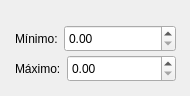
     <widget class="QWidget" name="uniform_2_server_1">
      <widget class="QWidget" name="normal_ent_16" native="true">
       <property name="geometry">
        <rect>
         <x>10</x>
         <y>20</y>
         <width>171</width>
         <height>37</height>
        </rect>
       </property>
       <layout class="QHBoxLayout" name="normal_layout_ent_19" stretch="0,0">
        <property name="sizeConstraint">
         <enum>QLayout::SetDefaultConstraint</enum>
        </property>
        <property name="leftMargin">
         <number>5</number>
        </property>
        <property name="topMargin">
         <number>5</number>
        </property>
        <property name="rightMargin">
         <number>5</number>
        </property>
        <property name="bottomMargin">
         <number>5</number>
        </property>
        <item>
         <widget class="QLabel" name="label_23">
          <property name="sizePolicy">
           <sizepolicy hsizetype="Minimum" vsizetype="Minimum">
            <horstretch>0</horstretch>
            <verstretch>0</verstretch>
           </sizepolicy>
          </property>
          <property name="minimumSize">
           <size>
            <width>0</width>
            <height>0</height>
           </size>
          </property>
          <property name="text">
           <string>Mínimo:</string>
          </property>
         </widget>
        </item>
        <item>
         <widget class="QDoubleSpinBox" name="uniform_min_server_1">
          <property name="sizePolicy">
           <sizepolicy hsizetype="Expanding" vsizetype="Expanding">
            <horstretch>0</horstretch>
            <verstretch>0</verstretch>
           </sizepolicy>
          </property>
         </widget>
        </item>
       </layout>
      </widget>
      <widget class="QWidget" name="normal_ent_17" native="true">
       <property name="geometry">
        <rect>
         <x>10</x>
         <y>50</y>
         <width>171</width>
         <height>37</height>
        </rect>
       </property>
       <layout class="QHBoxLayout" name="normal_layout_ent_20" stretch="0,0">
        <property name="sizeConstraint">
         <enum>QLayout::SetDefaultConstraint</enum>
        </property>
        <property name="leftMargin">
         <number>5</number>
        </property>
        <property name="topMargin">
         <number>5</number>
        </property>
        <property name="rightMargin">
         <number>5</number>
        </property>
        <property name="bottomMargin">
         <number>5</number>
        </property>
        <item>
         <widget class="QLabel" name="label_24">
          <property name="sizePolicy">
           <sizepolicy hsizetype="Minimum" vsizetype="Minimum">
            <horstretch>0</horstretch>
            <verstretch>0</verstretch>
           </sizepolicy>
          </property>
          <property name="minimumSize">
           <size>
            <width>0</width>
            <height>0</height>
           </size>
          </property>
          <property name="text">
           <string>Máximo:</string>
          </property>
         </widget>
        </item>
        <item>
         <widget class="QDoubleSpinBox" name="uniform_max_server_1">
          <property name="sizePolicy">
           <sizepolicy hsizetype="Expanding" vsizetype="Expanding">
            <horstretch>0</horstretch>
            <verstretch>0</verstretch>
           </sizepolicy>
          </property>
         </widget>
        </item>
       </layout>
      </widget>
     </widget>
